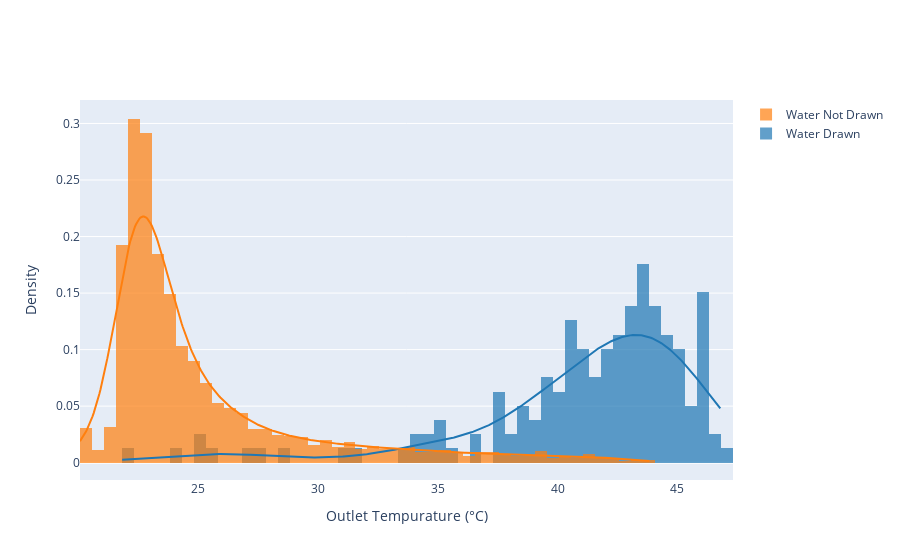

This figure's notebook cell:
### Code cell
feature = df_train.columns[2]
hist_data = [df_train[df_train['Water Drawn']==1][feature],
             df_train[df_train['Water Drawn']==0][feature]]

group_labels = ['Water Drawn', 'Water Not Drawn']

fig = ff.create_distplot(hist_data, group_labels, bin_size=.5,show_rug=False)
fig.update_xaxes(title="Outlet Tempurature (°C)")
fig.update_yaxes(title="Density")
fig.show()

### Figure 1 — Plotly figure (JSON) as saved in the notebook; plotly's stock layout.template omitted (floating-point values rounded to 4 significant figures; data arrays with more than 128 entries replaced by an {"elided": "..."} marker saying what was removed)
{"data": [{"autobinx": false, "histnorm": "probability density", "legendgroup": "Water Drawn", "marker": {"color": "rgb(31, 119, 180)"}, "name": "Water Drawn", "opacity": 0.7, "type": "histogram", "x": {"elided": "159 float values"}, "xaxis": "x", "xbins": {"end": 46.84, "size": 0.5, "start": 21.82}, "yaxis": "y"}, {"autobinx": false, "histnorm": "probability density", "legendgroup": "Water Not Drawn", "marker": {"color": "rgb(255, 127, 14)"}, "name": "Water Not Drawn", "opacity": 0.7, "type": "histogram", "x": {"elided": "4494 float values"}, "xaxis": "x", "xbins": {"end": 43.88, "size": 0.5, "start": 20.06}, "yaxis": "y"}, {"legendgroup": "Water Drawn", "marker": {"color": "rgb(31, 119, 180)"}, "mode": "lines", "name": "Water Drawn", "showlegend": false, "type": "scatter", "x": {"elided": "500 float values"}, "xaxis": "x", "y": {"elided": "500 float values"}, "yaxis": "y"}, {"legendgroup": "Water Not Drawn", "marker": {"color": "rgb(255, 127, 14)"}, "mode": "lines", "name": "Water Not Drawn", "showlegend": false, "type": "scatter", "x": {"elided": "500 float values"}, "xaxis": "x", "y": {"elided": "500 float values"}, "yaxis": "y"}], "layout": {"barmode": "overlay", "hovermode": "closest", "legend": {"traceorder": "reversed"}, "xaxis": {"anchor": "y2", "domain": [0, 1], "title": {"text": "Outlet Tempurature (°C)"}, "zeroline": false}, "yaxis": {"anchor": "free", "domain": [0, 1], "position": 0, "title": {"text": "Density"}}}}
